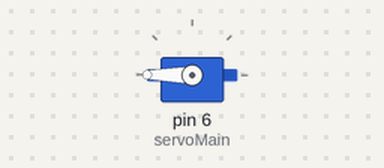
Bench run of a sketch on a simulated Arduino Uno, built with avr-gcc and run on an emulated ATmega328P. Shown: servo.

Above: at 0.05 s.
Timing chart, 0 to 4.6 s (numbered marks = the images above):
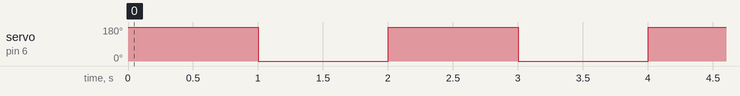

The sketch:

Servo_1.ino.ino
```cpp
#include <Servo.h>

Servo servoMain;

void setup()
{
    servoMain.attach(6);
}

void loop()
{
   servoMain.write(180);
   delay(1000);
   servoMain.write(0);
   delay(1000);
}
```

Measured:
- by itself, servo on pin 6 (servoMain): alternates 180° for 1.0 s and 0° for 1.0 s
